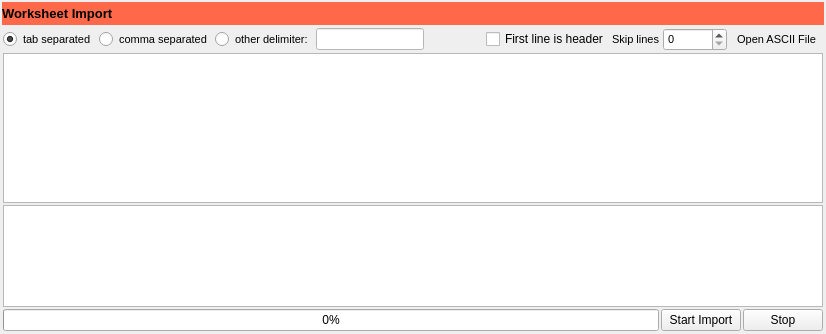
<?xml version="1.0" encoding="UTF-8"?>
<ui version="4.0">
 <class>IROOTWorksheetImporter</class>
 <widget class="QWidget" name="IROOTWorksheetImporter">
  <property name="geometry">
   <rect>
    <x>0</x>
    <y>0</y>
    <width>826</width>
    <height>334</height>
   </rect>
  </property>
  <property name="windowTitle">
   <string>Form</string>
  </property>
  <layout class="QVBoxLayout" name="verticalLayout">
   <property name="spacing">
    <number>2</number>
   </property>
   <property name="margin">
    <number>2</number>
   </property>
   <item>
    <widget class="QWidget" name="titleWidget" native="true">
     <property name="maximumSize">
      <size>
       <width>16777215</width>
       <height>25</height>
      </size>
     </property>
     <property name="font">
      <font>
       <pointsize>8</pointsize>
      </font>
     </property>
     <property name="styleSheet">
      <string notr="true">background-color: rgb(255, 105, 73);</string>
     </property>
     <layout class="QHBoxLayout" name="horizontalLayout_4">
      <property name="spacing">
       <number>1</number>
      </property>
      <property name="margin">
       <number>0</number>
      </property>
      <item>
       <widget class="QLabel" name="title">
        <property name="font">
         <font>
          <family>Segoe UI</family>
          <pointsize>10</pointsize>
          <weight>75</weight>
          <bold>true</bold>
         </font>
        </property>
        <property name="text">
         <string>Worksheet Import</string>
        </property>
       </widget>
      </item>
      <item>
       <spacer name="horizontalSpacer_4">
        <property name="orientation">
         <enum>Qt::Horizontal</enum>
        </property>
        <property name="sizeHint" stdset="0">
         <size>
          <width>40</width>
          <height>20</height>
         </size>
        </property>
       </spacer>
      </item>
      <item>
       <widget class="QToolButton" name="close">
        <property name="font">
         <font>
          <pointsize>9</pointsize>
          <weight>75</weight>
          <bold>true</bold>
         </font>
        </property>
        <property name="text">
         <string/>
        </property>
        <property name="icon">
         <iconset resource="resources.qrc">
          <normaloff>:/icons/icons/metro.icons/black/cancel.png</normaloff>:/icons/icons/metro.icons/black/cancel.png</iconset>
        </property>
        <property name="autoRaise">
         <bool>true</bool>
        </property>
       </widget>
      </item>
     </layout>
    </widget>
   </item>
   <item>
    <widget class="QWidget" name="widget" native="true">
     <property name="sizePolicy">
      <sizepolicy hsizetype="Expanding" vsizetype="Expanding">
       <horstretch>0</horstretch>
       <verstretch>0</verstretch>
      </sizepolicy>
     </property>
     <layout class="QVBoxLayout" name="verticalLayout_2">
      <property name="spacing">
       <number>2</number>
      </property>
      <property name="margin">
       <number>1</number>
      </property>
      <item>
       <layout class="QHBoxLayout" name="horizontalLayout">
        <property name="spacing">
         <number>3</number>
        </property>
        <item>
         <widget class="QRadioButton" name="tabSeparated">
          <property name="font">
           <font>
            <family>Segoe UI</family>
            <pointsize>8</pointsize>
           </font>
          </property>
          <property name="text">
           <string>tab separated</string>
          </property>
          <property name="checked">
           <bool>true</bool>
          </property>
         </widget>
        </item>
        <item>
         <widget class="QRadioButton" name="commaSeparated">
          <property name="font">
           <font>
            <family>Segoe UI</family>
            <pointsize>8</pointsize>
           </font>
          </property>
          <property name="text">
           <string>comma separated</string>
          </property>
         </widget>
        </item>
        <item>
         <widget class="QRadioButton" name="otherDelimiter">
          <property name="font">
           <font>
            <family>Segoe UI</family>
            <pointsize>8</pointsize>
           </font>
          </property>
          <property name="text">
           <string>other delimiter:</string>
          </property>
         </widget>
        </item>
        <item>
         <widget class="QLineEdit" name="delimiter">
          <property name="font">
           <font>
            <family>Segoe UI</family>
            <pointsize>8</pointsize>
           </font>
          </property>
          <property name="styleSheet">
           <string notr="true">background-color: rgb(255, 255, 255);
color: rgb(0, 0, 0);
</string>
          </property>
          <property name="text">
           <string/>
          </property>
          <property name="placeholderText">
           <string/>
          </property>
         </widget>
        </item>
        <item>
         <spacer name="horizontalSpacer_2">
          <property name="orientation">
           <enum>Qt::Horizontal</enum>
          </property>
          <property name="sizeHint" stdset="0">
           <size>
            <width>40</width>
            <height>20</height>
           </size>
          </property>
         </spacer>
        </item>
        <item>
         <widget class="QCheckBox" name="firstLineHeader">
          <property name="text">
           <string>First line is header</string>
          </property>
         </widget>
        </item>
        <item>
         <widget class="QLabel" name="label">
          <property name="font">
           <font>
            <family>Segoe UI</family>
            <pointsize>8</pointsize>
           </font>
          </property>
          <property name="text">
           <string>Skip lines</string>
          </property>
         </widget>
        </item>
        <item>
         <widget class="QSpinBox" name="skipLines">
          <property name="font">
           <font>
            <family>Segoe UI</family>
            <pointsize>8</pointsize>
           </font>
          </property>
          <property name="maximum">
           <number>100000</number>
          </property>
         </widget>
        </item>
        <item>
         <widget class="QToolButton" name="openAscii">
          <property name="sizePolicy">
           <sizepolicy hsizetype="MinimumExpanding" vsizetype="Fixed">
            <horstretch>0</horstretch>
            <verstretch>0</verstretch>
           </sizepolicy>
          </property>
          <property name="font">
           <font>
            <family>Segoe UI</family>
            <pointsize>8</pointsize>
            <italic>false</italic>
            <underline>false</underline>
           </font>
          </property>
          <property name="styleSheet">
           <string notr="true">color: rgb(0, 0, 0);</string>
          </property>
          <property name="text">
           <string>Open ASCII File</string>
          </property>
          <property name="icon">
           <iconset resource="resources.qrc">
            <normaloff>:/icons/icons/others/asciifile.png</normaloff>:/icons/icons/others/asciifile.png</iconset>
          </property>
          <property name="iconSize">
           <size>
            <width>20</width>
            <height>20</height>
           </size>
          </property>
          <property name="toolButtonStyle">
           <enum>Qt::ToolButtonTextBesideIcon</enum>
          </property>
          <property name="autoRaise">
           <bool>true</bool>
          </property>
         </widget>
        </item>
       </layout>
      </item>
      <item>
       <widget class="QTableWidget" name="tableWidget">
        <property name="sizePolicy">
         <sizepolicy hsizetype="Expanding" vsizetype="MinimumExpanding">
          <horstretch>0</horstretch>
          <verstretch>0</verstretch>
         </sizepolicy>
        </property>
        <property name="minimumSize">
         <size>
          <width>0</width>
          <height>0</height>
         </size>
        </property>
        <property name="maximumSize">
         <size>
          <width>16777215</width>
          <height>150</height>
         </size>
        </property>
        <property name="font">
         <font>
          <pointsize>8</pointsize>
         </font>
        </property>
        <property name="contextMenuPolicy">
         <enum>Qt::CustomContextMenu</enum>
        </property>
        <attribute name="horizontalHeaderStretchLastSection">
         <bool>true</bool>
        </attribute>
        <attribute name="verticalHeaderStretchLastSection">
         <bool>false</bool>
        </attribute>
       </widget>
      </item>
      <item>
       <widget class="QTextBrowser" name="message"/>
      </item>
      <item>
       <layout class="QHBoxLayout" name="horizontalLayout_2">
        <item>
         <widget class="QProgressBar" name="progressBar">
          <property name="value">
           <number>0</number>
          </property>
         </widget>
        </item>
        <item>
         <widget class="QPushButton" name="startImport">
          <property name="text">
           <string>Start Import</string>
          </property>
         </widget>
        </item>
        <item>
         <widget class="QPushButton" name="stop">
          <property name="text">
           <string>Stop</string>
          </property>
         </widget>
        </item>
       </layout>
      </item>
     </layout>
    </widget>
   </item>
  </layout>
  <zorder>widget</zorder>
  <zorder>titleWidget</zorder>
  <zorder>horizontalSpacer_4</zorder>
  <zorder>horizontalSpacer_4</zorder>
 </widget>
 <resources>
  <include location="resources.qrc"/>
 </resources>
 <connections/>
</ui>
